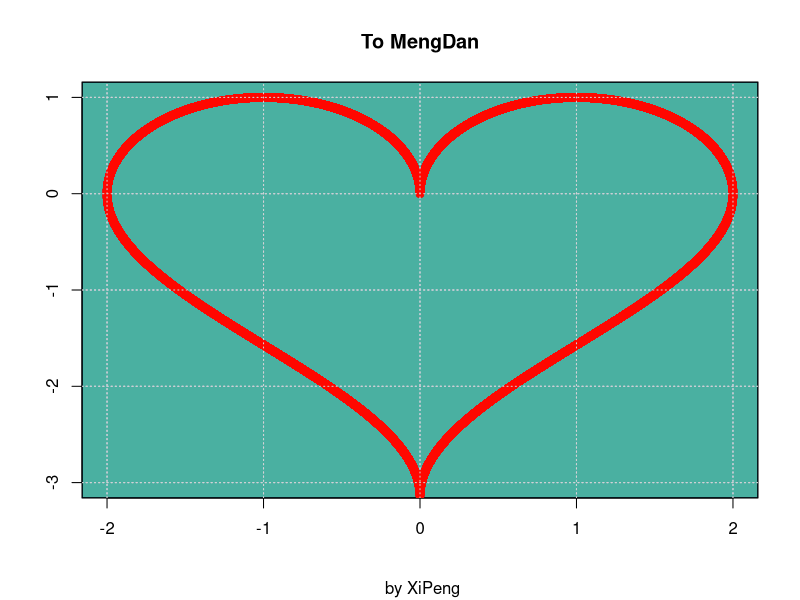

Generate this figure with R:
x <- seq(-2, 2, .0001)
y <- sqrt(1 - (abs(x) - 1) * (abs(x) - 1))
f <- acos(1 - abs(x)) - pi

mycolor <- rainbow(1000, alpha=0.20)
heartcolor <- heat.colors(100)
draw <- function(bg){
	rect(usr[1],usr[3],usr[2],usr[4],col=mycolor[bg])
	points(x, f, col=heartcolor[3], ylim=c(-3, 1))
	points(x, y, col=heartcolor[3], ylim=c(-3, 1))

}

n <- round(runif(10, 10, 1000))
plot(x, y, col=heartcolor[3], ylim=c(-3, 1), main="To MengDan", sub=" by XiPeng", xlab="", ylab="")
usr <- par("usr")
for(i in 1:10){
	draw(n[i])
	grid()
}
